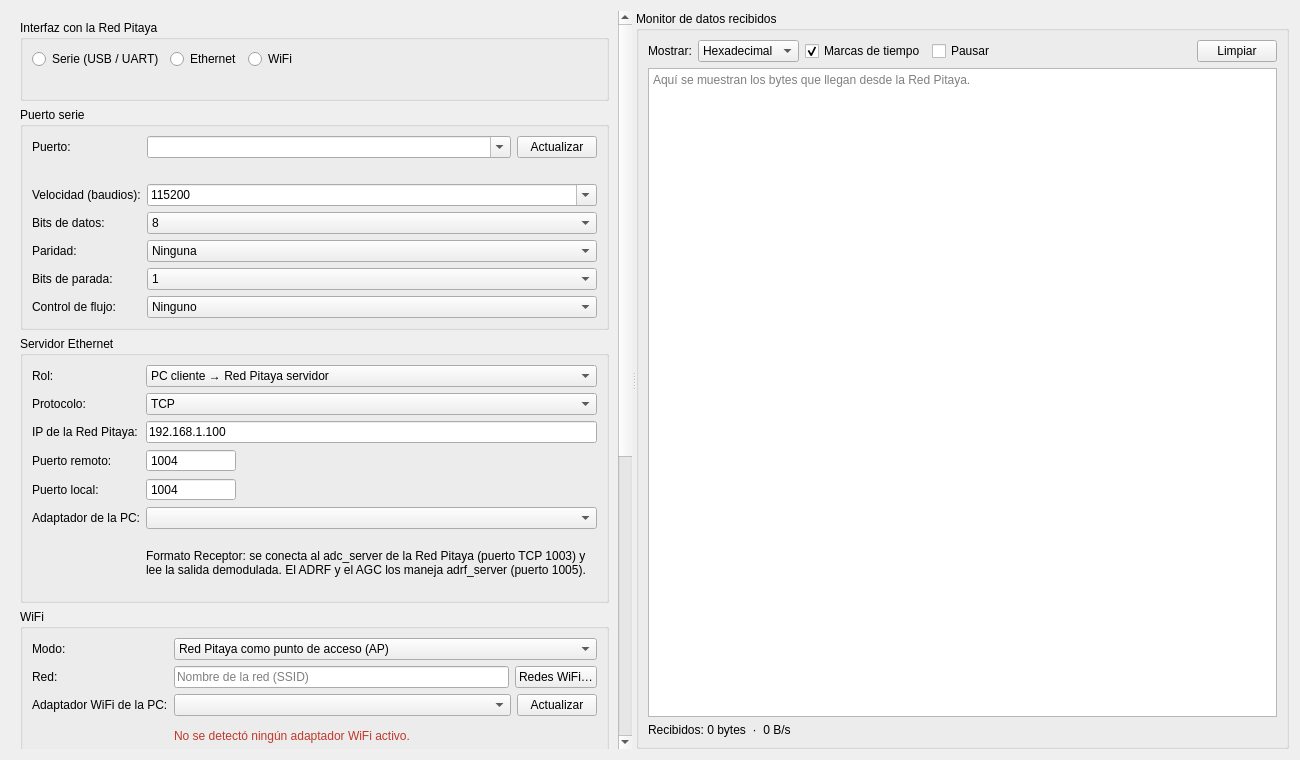
<?xml version="1.0" encoding="UTF-8"?>
<ui version="4.0">
 <class>ConnectionPage</class>
 <widget class="QWidget" name="ConnectionPage">
  <property name="geometry">
   <rect>
    <x>0</x>
    <y>0</y>
    <width>1300</width>
    <height>760</height>
   </rect>
  </property>
  <layout class="QHBoxLayout" name="mainLayout">
   <item>
    <widget class="QSplitter" name="splitter">
     <property name="orientation">
      <enum>Qt::Horizontal</enum>
     </property>
     <property name="childrenCollapsible">
      <bool>false</bool>
     </property>
     <widget class="QScrollArea" name="configScroll">
      <property name="minimumSize">
       <size>
        <width>460</width>
        <height>0</height>
       </size>
      </property>
      <property name="frameShape">
       <enum>QFrame::NoFrame</enum>
      </property>
      <property name="widgetResizable">
       <bool>true</bool>
      </property>
      <widget class="QWidget" name="configScrollContents">
       <property name="geometry">
        <rect>
         <x>0</x>
         <y>0</y>
         <width>520</width>
         <height>900</height>
        </rect>
       </property>
       <layout class="QVBoxLayout" name="scrollLayout">
        <item>
         <widget class="QWidget" name="configArea" native="true">
          <layout class="QVBoxLayout" name="configLayout">
           <property name="leftMargin">
            <number>0</number>
           </property>
           <property name="topMargin">
            <number>0</number>
           </property>
           <property name="rightMargin">
            <number>0</number>
           </property>
           <property name="bottomMargin">
            <number>0</number>
           </property>
           <item>
            <widget class="QGroupBox" name="grpInterfaz">
             <property name="title">
              <string>Interfaz con la Red Pitaya</string>
             </property>
             <layout class="QVBoxLayout" name="interfazLayout">
              <item>
               <layout class="QHBoxLayout" name="radiosLayout">
                <item>
                 <widget class="QRadioButton" name="radioSerie">
                  <property name="toolTip">
                   <string>Puerto serie virtual (USB) o UART de la Red Pitaya. Útil para depuración o cuando no hay red disponible.</string>
                  </property>
                  <property name="text">
                   <string>Serie (USB / UART)</string>
                  </property>
                 </widget>
                </item>
                <item>
                 <widget class="QRadioButton" name="radioEthernet">
                  <property name="toolTip">
                   <string>Conexión por cable de red. La Red Pitaya corre el servidor TCP y la PC se conecta como cliente.</string>
                  </property>
                  <property name="text">
                   <string>Ethernet</string>
                  </property>
                 </widget>
                </item>
                <item>
                 <widget class="QRadioButton" name="radioWifi">
                  <property name="toolTip">
                   <string>Conexión inalámbrica mediante un adaptador WiFi USB en la Red Pitaya, en modo punto de acceso o unida a una red existente.</string>
                  </property>
                  <property name="text">
                   <string>WiFi</string>
                  </property>
                 </widget>
                </item>
                <item>
                 <spacer name="radiosSpacer">
                  <property name="orientation">
                   <enum>Qt::Horizontal</enum>
                  </property>
                  <property name="sizeHint" stdset="0">
                   <size>
                    <width>40</width>
                    <height>20</height>
                   </size>
                  </property>
                 </spacer>
                </item>
               </layout>
              </item>
              <item>
               <widget class="QLabel" name="lblInterfazDesc">
                <property name="text">
                 <string/>
                </property>
                <property name="wordWrap">
                 <bool>true</bool>
                </property>
               </widget>
              </item>
             </layout>
            </widget>
           </item>
           <item>
            <widget class="QGroupBox" name="grpSerie">
             <property name="title">
              <string>Puerto serie</string>
             </property>
             <layout class="QFormLayout" name="serieForm">
              <item row="0" column="0">
               <widget class="QLabel" name="lblPuerto">
                <property name="text">
                 <string>Puerto:</string>
                </property>
               </widget>
              </item>
              <item row="0" column="1">
               <layout class="QHBoxLayout" name="puertoLayout" stretch="1,0">
                <item>
                 <widget class="QComboBox" name="cmbPuerto">
                  <property name="editable">
                   <bool>true</bool>
                  </property>
                 </widget>
                </item>
                <item>
                 <widget class="QPushButton" name="btnActualizarPuertos">
                  <property name="text">
                   <string>Actualizar</string>
                  </property>
                 </widget>
                </item>
               </layout>
              </item>
              <item row="1" column="1">
               <widget class="QLabel" name="lblPuertoInfo">
                <property name="text">
                 <string/>
                </property>
                <property name="wordWrap">
                 <bool>true</bool>
                </property>
               </widget>
              </item>
              <item row="2" column="0">
               <widget class="QLabel" name="lblBaudios">
                <property name="text">
                 <string>Velocidad (baudios):</string>
                </property>
               </widget>
              </item>
              <item row="2" column="1">
               <widget class="QComboBox" name="cmbBaudios">
                <property name="editable">
                 <bool>true</bool>
                </property>
                <property name="currentIndex">
                 <number>4</number>
                </property>
                <item>
                 <property name="text">
                  <string>9600</string>
                 </property>
                </item>
                <item>
                 <property name="text">
                  <string>19200</string>
                 </property>
                </item>
                <item>
                 <property name="text">
                  <string>38400</string>
                 </property>
                </item>
                <item>
                 <property name="text">
                  <string>57600</string>
                 </property>
                </item>
                <item>
                 <property name="text">
                  <string>115200</string>
                 </property>
                </item>
                <item>
                 <property name="text">
                  <string>230400</string>
                 </property>
                </item>
                <item>
                 <property name="text">
                  <string>460800</string>
                 </property>
                </item>
                <item>
                 <property name="text">
                  <string>921600</string>
                 </property>
                </item>
               </widget>
              </item>
              <item row="3" column="0">
               <widget class="QLabel" name="lblBitsDatos">
                <property name="text">
                 <string>Bits de datos:</string>
                </property>
               </widget>
              </item>
              <item row="3" column="1">
               <widget class="QComboBox" name="cmbBitsDatos">
                <property name="currentIndex">
                 <number>3</number>
                </property>
                <item>
                 <property name="text">
                  <string>5</string>
                 </property>
                </item>
                <item>
                 <property name="text">
                  <string>6</string>
                 </property>
                </item>
                <item>
                 <property name="text">
                  <string>7</string>
                 </property>
                </item>
                <item>
                 <property name="text">
                  <string>8</string>
                 </property>
                </item>
               </widget>
              </item>
              <item row="4" column="0">
               <widget class="QLabel" name="lblParidad">
                <property name="text">
                 <string>Paridad:</string>
                </property>
               </widget>
              </item>
              <item row="4" column="1">
               <widget class="QComboBox" name="cmbParidad">
                <item>
                 <property name="text">
                  <string>Ninguna</string>
                 </property>
                </item>
                <item>
                 <property name="text">
                  <string>Par</string>
                 </property>
                </item>
                <item>
                 <property name="text">
                  <string>Impar</string>
                 </property>
                </item>
                <item>
                 <property name="text">
                  <string>Marca</string>
                 </property>
                </item>
                <item>
                 <property name="text">
                  <string>Espacio</string>
                 </property>
                </item>
               </widget>
              </item>
              <item row="5" column="0">
               <widget class="QLabel" name="lblBitsParada">
                <property name="text">
                 <string>Bits de parada:</string>
                </property>
               </widget>
              </item>
              <item row="5" column="1">
               <widget class="QComboBox" name="cmbBitsParada">
                <item>
                 <property name="text">
                  <string>1</string>
                 </property>
                </item>
                <item>
                 <property name="text">
                  <string>1.5</string>
                 </property>
                </item>
                <item>
                 <property name="text">
                  <string>2</string>
                 </property>
                </item>
               </widget>
              </item>
              <item row="6" column="0">
               <widget class="QLabel" name="lblFlujo">
                <property name="text">
                 <string>Control de flujo:</string>
                </property>
               </widget>
              </item>
              <item row="6" column="1">
               <widget class="QComboBox" name="cmbFlujo">
                <item>
                 <property name="text">
                  <string>Ninguno</string>
                 </property>
                </item>
                <item>
                 <property name="text">
                  <string>Hardware (RTS/CTS)</string>
                 </property>
                </item>
                <item>
                 <property name="text">
                  <string>Software (XON/XOFF)</string>
                 </property>
                </item>
               </widget>
              </item>
             </layout>
            </widget>
           </item>
           <item>
            <widget class="QGroupBox" name="grpEthernet">
             <property name="title">
              <string>Servidor Ethernet</string>
             </property>
             <layout class="QFormLayout" name="ethForm">
              <item row="0" column="0">
               <widget class="QLabel" name="lblEthRol">
                <property name="text">
                 <string>Rol:</string>
                </property>
               </widget>
              </item>
              <item row="0" column="1">
               <widget class="QComboBox" name="cmbEthRol">
                <item>
                 <property name="text">
                  <string>PC cliente → Red Pitaya servidor</string>
                 </property>
                </item>
                <item>
                 <property name="text">
                  <string>PC servidor ← Red Pitaya cliente</string>
                 </property>
                </item>
               </widget>
              </item>
              <item row="1" column="0">
               <widget class="QLabel" name="lblEthProtocolo">
                <property name="text">
                 <string>Protocolo:</string>
                </property>
               </widget>
              </item>
              <item row="1" column="1">
               <widget class="QComboBox" name="cmbEthProtocolo">
                <item>
                 <property name="text">
                  <string>TCP</string>
                 </property>
                </item>
                <item>
                 <property name="text">
                  <string>UDP</string>
                 </property>
                </item>
               </widget>
              </item>
              <item row="2" column="0">
               <widget class="QLabel" name="lblEthHost">
                <property name="text">
                 <string>IP de la Red Pitaya:</string>
                </property>
               </widget>
              </item>
              <item row="2" column="1">
               <widget class="QLineEdit" name="txtEthHost">
                <property name="text">
                 <string>192.168.1.100</string>
                </property>
                <property name="placeholderText">
                 <string>IP o nombre (p. ej. rp-f0xxxx.local)</string>
                </property>
               </widget>
              </item>
              <item row="3" column="0">
               <widget class="QLabel" name="lblEthPuerto">
                <property name="text">
                 <string>Puerto remoto:</string>
                </property>
               </widget>
              </item>
              <item row="3" column="1">
               <widget class="QSpinBox" name="spnEthPuerto">
                <property name="minimum">
                 <number>1</number>
                </property>
                <property name="maximum">
                 <number>65535</number>
                </property>
                <property name="value">
                 <number>1004</number>
                </property>
                <property name="maximumSize">
                 <size>
                  <width>90</width>
                  <height>16777215</height>
                 </size>
                </property>
                <property name="buttonSymbols">
                 <enum>QAbstractSpinBox::NoButtons</enum>
                </property>
               </widget>
              </item>
              <item row="4" column="0">
               <widget class="QLabel" name="lblEthPuertoLocal">
                <property name="text">
                 <string>Puerto local:</string>
                </property>
               </widget>
              </item>
              <item row="4" column="1">
               <widget class="QSpinBox" name="spnEthPuertoLocal">
                <property name="minimum">
                 <number>1</number>
                </property>
                <property name="maximum">
                 <number>65535</number>
                </property>
                <property name="value">
                 <number>1004</number>
                </property>
                <property name="maximumSize">
                 <size>
                  <width>90</width>
                  <height>16777215</height>
                 </size>
                </property>
                <property name="buttonSymbols">
                 <enum>QAbstractSpinBox::NoButtons</enum>
                </property>
               </widget>
              </item>
              <item row="5" column="0">
               <widget class="QLabel" name="lblEthAdaptador">
                <property name="text">
                 <string>Adaptador de la PC:</string>
                </property>
               </widget>
              </item>
              <item row="5" column="1">
               <widget class="QComboBox" name="cmbEthAdaptador"/>
              </item>
              <item row="6" column="1">
               <widget class="QLabel" name="lblEthAyuda">
                <property name="text">
                 <string>Formato Receptor: se conecta al adc_server de la Red Pitaya (puerto TCP 1003) y lee la salida demodulada. El ADRF y el AGC los maneja adrf_server (puerto 1005).</string>
                </property>
                <property name="wordWrap">
                 <bool>true</bool>
                </property>
               </widget>
              </item>
             </layout>
            </widget>
           </item>
           <item>
            <widget class="QGroupBox" name="grpWifi">
             <property name="title">
              <string>WiFi</string>
             </property>
             <layout class="QFormLayout" name="wifiForm">
              <item row="0" column="0">
               <widget class="QLabel" name="lblWifiModo">
                <property name="text">
                 <string>Modo:</string>
                </property>
               </widget>
              </item>
              <item row="0" column="1">
               <widget class="QComboBox" name="cmbWifiModo">
                <item>
                 <property name="text">
                  <string>Red Pitaya como punto de acceso (AP)</string>
                 </property>
                </item>
                <item>
                 <property name="text">
                  <string>Red Pitaya y PC en la misma red WiFi</string>
                 </property>
                </item>
               </widget>
              </item>
              <item row="1" column="0">
               <widget class="QLabel" name="lblWifiSsid">
                <property name="text">
                 <string>Red:</string>
                </property>
               </widget>
              </item>
              <item row="1" column="1">
               <layout class="QHBoxLayout" name="ssidLayout" stretch="1,0">
                <item>
                 <widget class="QLineEdit" name="txtWifiSsid">
                  <property name="text">
                   <string/>
                  </property>
                  <property name="placeholderText">
                   <string>Nombre de la red (SSID)</string>
                  </property>
                 </widget>
                </item>
                <item>
                 <widget class="QPushButton" name="btnRedesWifi">
                  <property name="text">
                   <string>Redes WiFi…</string>
                  </property>
                  <property name="toolTip">
                   <string>Abre la configuración WiFi del sistema para asociarse a la red</string>
                  </property>
                 </widget>
                </item>
               </layout>
              </item>
              <item row="2" column="0">
               <widget class="QLabel" name="lblWifiAdaptador">
                <property name="text">
                 <string>Adaptador WiFi de la PC:</string>
                </property>
               </widget>
              </item>
              <item row="2" column="1">
               <layout class="QHBoxLayout" name="wifiAdaptadorLayout" stretch="1,0">
                <item>
                 <widget class="QComboBox" name="cmbWifiAdaptador"/>
                </item>
                <item>
                 <widget class="QPushButton" name="btnActualizarAdaptadores">
                  <property name="text">
                   <string>Actualizar</string>
                  </property>
                 </widget>
                </item>
               </layout>
              </item>
              <item row="3" column="1">
               <widget class="QLabel" name="lblWifiAviso">
                <property name="text">
                 <string>No se detectó ningún adaptador WiFi activo.</string>
                </property>
                <property name="wordWrap">
                 <bool>true</bool>
                </property>
                <property name="styleSheet">
                 <string>color: #c0392b;</string>
                </property>
               </widget>
              </item>
              <item row="4" column="0">
               <widget class="QLabel" name="lblWifiHost">
                <property name="text">
                 <string>IP de la Red Pitaya:</string>
                </property>
               </widget>
              </item>
              <item row="4" column="1">
               <widget class="QLineEdit" name="txtWifiHost">
                <property name="text">
                 <string>192.168.42.1</string>
                </property>
                <property name="placeholderText">
                 <string>IP o nombre de la Red Pitaya</string>
                </property>
               </widget>
              </item>
              <item row="5" column="0">
               <widget class="QLabel" name="lblWifiProtocolo">
                <property name="text">
                 <string>Protocolo:</string>
                </property>
               </widget>
              </item>
              <item row="5" column="1">
               <widget class="QComboBox" name="cmbWifiProtocolo">
                <item>
                 <property name="text">
                  <string>TCP</string>
                 </property>
                </item>
                <item>
                 <property name="text">
                  <string>UDP</string>
                 </property>
                </item>
               </widget>
              </item>
              <item row="6" column="0">
               <widget class="QLabel" name="lblWifiPuerto">
                <property name="text">
                 <string>Puerto remoto:</string>
                </property>
               </widget>
              </item>
              <item row="6" column="1">
               <widget class="QSpinBox" name="spnWifiPuerto">
                <property name="minimum">
                 <number>1</number>
                </property>
                <property name="maximum">
                 <number>65535</number>
                </property>
                <property name="value">
                 <number>1004</number>
                </property>
                <property name="maximumSize">
                 <size>
                  <width>90</width>
                  <height>16777215</height>
                 </size>
                </property>
                <property name="buttonSymbols">
                 <enum>QAbstractSpinBox::NoButtons</enum>
                </property>
               </widget>
              </item>
              <item row="7" column="0">
               <widget class="QLabel" name="lblWifiPuertoLocal">
                <property name="text">
                 <string>Puerto local:</string>
                </property>
               </widget>
              </item>
              <item row="7" column="1">
               <widget class="QSpinBox" name="spnWifiPuertoLocal">
                <property name="minimum">
                 <number>1</number>
                </property>
                <property name="maximum">
                 <number>65535</number>
                </property>
                <property name="value">
                 <number>1004</number>
                </property>
                <property name="maximumSize">
                 <size>
                  <width>90</width>
                  <height>16777215</height>
                 </size>
                </property>
                <property name="buttonSymbols">
                 <enum>QAbstractSpinBox::NoButtons</enum>
                </property>
               </widget>
              </item>
              <item row="8" column="1">
               <widget class="QLabel" name="lblWifiAyuda">
                <property name="text">
                 <string>La PC tiene que estar asociada a la red WiFi desde el sistema operativo antes de conectar. En modo AP, la dirección por defecto es 192.168.42.1 (verificar en la configuración de la Red Pitaya).</string>
                </property>
                <property name="wordWrap">
                 <bool>true</bool>
                </property>
               </widget>
              </item>
             </layout>
            </widget>
           </item>
           <item>
            <widget class="QGroupBox" name="grpOpciones">
             <property name="title">
              <string>Opciones</string>
             </property>
             <layout class="QFormLayout" name="opcionesForm">
              <item row="0" column="0">
               <widget class="QLabel" name="lblFormato">
                <property name="text">
                 <string>Formato de datos:</string>
                </property>
               </widget>
              </item>
              <item row="0" column="1">
               <widget class="QComboBox" name="cmbFormato">
                <item>
                 <property name="text">
                  <string>Receptor Red Pitaya (FIFO demodulada, puerto 1003)</string>
                 </property>
                </item>
                <item>
                 <property name="text">
                  <string>Sentencias NMEA 0183 (!AIVDM)</string>
                 </property>
                </item>
                <item>
                 <property name="text">
                  <string>Crudo (solo monitor)</string>
                 </property>
                </item>
               </widget>
              </item>
              <item row="1" column="0">
               <widget class="QLabel" name="lblTimeout">
                <property name="text">
                 <string>Tiempo de espera:</string>
                </property>
               </widget>
              </item>
              <item row="1" column="1">
               <widget class="QSpinBox" name="spnTimeout">
                <property name="minimum">
                 <number>500</number>
                </property>
                <property name="maximum">
                 <number>60000</number>
                </property>
                <property name="value">
                 <number>5000</number>
                </property>
                <property name="suffix">
                 <string> ms</string>
                </property>
                <property name="singleStep">
                 <number>500</number>
                </property>
               </widget>
              </item>
              <item row="2" column="1">
               <widget class="QCheckBox" name="chkReconectar">
                <property name="text">
                 <string>Reconectar automáticamente si se pierde el enlace</string>
                </property>
               </widget>
              </item>
             </layout>
            </widget>
           </item>
          </layout>
         </widget>
        </item>
        <item>
         <widget class="QGroupBox" name="grpEstado">
          <property name="title">
           <string>Estado</string>
          </property>
          <layout class="QVBoxLayout" name="estadoLayout">
           <item>
            <layout class="QHBoxLayout" name="estadoTituloLayout" stretch="0,1">
             <item>
              <widget class="QLabel" name="lblLed">
               <property name="minimumSize">
                <size>
                 <width>16</width>
                 <height>16</height>
                </size>
               </property>
               <property name="maximumSize">
                <size>
                 <width>16</width>
                 <height>16</height>
                </size>
               </property>
              </widget>
             </item>
             <item>
              <widget class="QLabel" name="lblEstado">
               <property name="font">
                <font>
                 <pointsize>11</pointsize>
                 <bold>true</bold>
                </font>
               </property>
               <property name="text">
                <string>Desconectado</string>
               </property>
              </widget>
             </item>
            </layout>
           </item>
           <item>
            <widget class="QLabel" name="lblEstadoDetalle">
             <property name="text">
              <string/>
             </property>
             <property name="wordWrap">
              <bool>true</bool>
             </property>
             <property name="textInteractionFlags">
              <set>Qt::TextSelectableByMouse</set>
             </property>
            </widget>
           </item>
           <item>
            <layout class="QHBoxLayout" name="botonesLayout">
             <item>
              <widget class="QPushButton" name="btnProbar">
               <property name="text">
                <string>Probar conexión</string>
               </property>
              </widget>
             </item>
             <item>
              <spacer name="botonesSpacer">
               <property name="orientation">
                <enum>Qt::Horizontal</enum>
               </property>
               <property name="sizeHint" stdset="0">
                <size>
                 <width>40</width>
                 <height>20</height>
                </size>
               </property>
              </spacer>
             </item>
             <item>
              <widget class="QPushButton" name="btnConectar">
               <property name="text">
                <string>Conectar</string>
               </property>
               <property name="minimumSize">
                <size>
                 <width>130</width>
                 <height>0</height>
                </size>
               </property>
               <property name="default">
                <bool>true</bool>
               </property>
              </widget>
             </item>
            </layout>
           </item>
          </layout>
         </widget>
        </item>
        <item>
         <spacer name="configSpacer">
          <property name="orientation">
           <enum>Qt::Vertical</enum>
          </property>
          <property name="sizeHint" stdset="0">
           <size>
            <width>20</width>
            <height>40</height>
           </size>
          </property>
         </spacer>
        </item>
       </layout>
      </widget>
     </widget>
     <widget class="QGroupBox" name="grpMonitor">
      <property name="title">
       <string>Monitor de datos recibidos</string>
      </property>
      <layout class="QVBoxLayout" name="monitorLayout" stretch="0,1,0">
       <item>
        <layout class="QHBoxLayout" name="monitorToolbar">
         <item>
          <widget class="QLabel" name="lblMostrar">
           <property name="text">
            <string>Mostrar:</string>
           </property>
          </widget>
         </item>
         <item>
          <widget class="QComboBox" name="cmbMonitorModo">
           <item>
            <property name="text">
             <string>Hexadecimal</string>
            </property>
           </item>
           <item>
            <property name="text">
             <string>ASCII</string>
            </property>
           </item>
          </widget>
         </item>
         <item>
          <widget class="QCheckBox" name="chkMarcasTiempo">
           <property name="text">
            <string>Marcas de tiempo</string>
           </property>
           <property name="checked">
            <bool>true</bool>
           </property>
          </widget>
         </item>
         <item>
          <widget class="QCheckBox" name="chkPausar">
           <property name="text">
            <string>Pausar</string>
           </property>
          </widget>
         </item>
         <item>
          <spacer name="monitorSpacer">
           <property name="orientation">
            <enum>Qt::Horizontal</enum>
           </property>
           <property name="sizeHint" stdset="0">
            <size>
             <width>40</width>
             <height>20</height>
            </size>
           </property>
          </spacer>
         </item>
         <item>
          <widget class="QPushButton" name="btnLimpiarMonitor">
           <property name="text">
            <string>Limpiar</string>
           </property>
          </widget>
         </item>
        </layout>
       </item>
       <item>
        <widget class="QPlainTextEdit" name="txtMonitor">
         <property name="lineWrapMode">
          <enum>QPlainTextEdit::NoWrap</enum>
         </property>
         <property name="readOnly">
          <bool>true</bool>
         </property>
         <property name="maximumBlockCount">
          <number>3000</number>
         </property>
         <property name="placeholderText">
          <string>Aquí se muestran los bytes que llegan desde la Red Pitaya.</string>
         </property>
        </widget>
       </item>
       <item>
        <widget class="QLabel" name="lblRxStats">
         <property name="text">
          <string>Recibidos: 0 bytes  ·  0 B/s</string>
         </property>
        </widget>
       </item>
      </layout>
     </widget>
    </widget>
   </item>
  </layout>
 </widget>
 <resources/>
 <connections/>
</ui>
